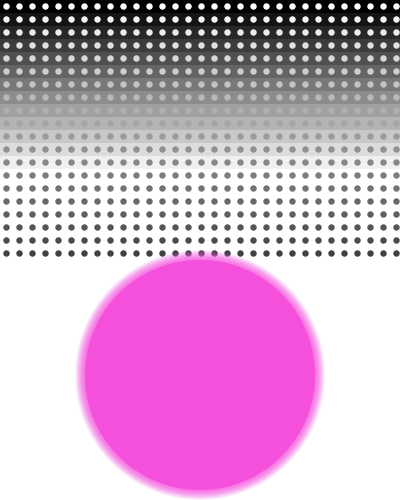
Frame 1 (no input)
Frame 60 (the mouse pressed at the canvas centre just before this capture): identical to frame 1, image omitted
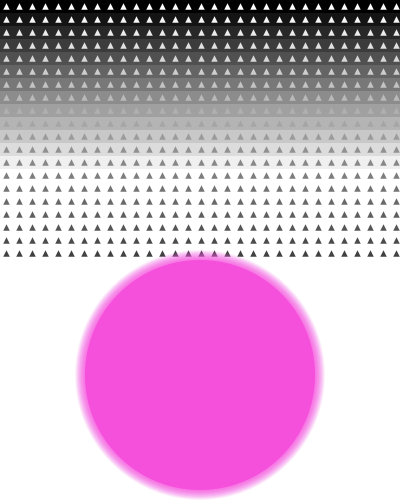
Frame 120 (the mouse held since frame 60 and released just before this capture)

The Processing sketch that drew these frames (run headless with seeded random() and noise(); from frame 60 on, the mouse is pressed at the canvas centre):

// Processing sketch: Lesson8Task
// ── Lesson8Task.pde
// Name - Daksh Gulati
// Date -
// Purpose - has circles on a screen with a gradiant pattern (background and foreground) and if a mouse button is pressed, the circles switch to triangles
//           also a circle at the bottom half of the screen decreasing in saturation

// sets circle pressed to true so the loop initially starts with circles
boolean circlePressed = true;

void setup () {
  size (400, 500);
  background (155);
}

// sets squareSize variable
float squareSize = 13;

// sets radius for the circle
float radius = 100;

void draw () {
  noStroke ();
  
  fill (255);
  rect (0, height / 2, width, height);

  // sets variables for gradiants
  float gradiant = 0;
  float shapeGradiant = 255;

  // loops to make the gradiant of the background and shapes
  for (int yPos = 0; yPos <= height / 2; yPos += squareSize) {
    for (int xPos = 0; xPos <= width; xPos += squareSize) {
      // makes the gradiant background
      fill (gradiant);
      square (xPos, yPos, squareSize);
      
      // makes the shape gradiant the opposite way
      fill (shapeGradiant);
      // checks to place circles or triangles
      if (circlePressed == true) {
        circle (xPos + squareSize / 2, yPos + squareSize / 2, squareSize / 2);
      } else {
        triangle (xPos + squareSize / 4, yPos + squareSize / 4 * 3, xPos + squareSize / 2, yPos + squareSize / 4, xPos + squareSize / 4 * 3, yPos + squareSize / 4 * 3);
      }
    }
    // creates the gradiant effect
    gradiant += 20;
    shapeGradiant -= 10;
  }
  
  // sets variables for circle
  float circleSaturation = 15;
  float radius = 250;
  
  // creates a loop so the circles saturation at the edges is the lowest while it gets higher in the middle
  while (circleSaturation <= 255){
   fill (245, 80, 220, circleSaturation);
   ellipse (width / 2, height / 4 * 3, radius, radius);
   circleSaturation += 0.5;
   radius -= 1;
  }
}

// if the mouse is pressed, the boolean switches to make triangles instead of circles vice versa
void mousePressed () {
  circlePressed = !circlePressed;
}
